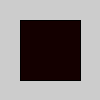
Frame 1 (no input)
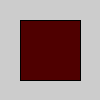
Frame 60 (the mouse pressed at the canvas centre just before this capture)
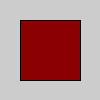
Frame 120 (the mouse held since frame 60 and released just before this capture)

The Processing sketch that drew these frames (run headless with seeded random() and noise(); from frame 60 on, the mouse is pressed at the canvas centre):

// Processing sketch: colorOverflow
// ── colorOverflow.pde
int r = -1000;

void setup() {}

void draw() {
  int rr = bounce(r);
  fill(rr,0, 0);
  rect(20, 20, 60, 60);
  r++;
  println(rr+" "+r);
}

//*WRAP*
//Values that exceed the limits are wrapped around 
//to the opposite limit with a modulo operation. 
//(256 wraps to 0, 257 wraps to 1, 
//and -1 wraps to 255, -2 wraps to 254, etc.) 
int wrap(int v) {
  if(v>255)
  v=v%255;
  else if (v<255)
  v= (v%255)+255;
  return v;
}

//*BOUNCE*
//Values that exceed the limits are folded back 
//in the opposite direction. 
//(256 is folded back to 254, 
//257 is folded back to 253, 
//and -1 is folded back to 1, -2 to 2, etc.
int bounce(int v) {
  //your solution
  //if (v>255) v = 255-(v%255);
  //else if (v<0) v = abs(v%255);
  
  //my solution
  if (v>255) v+=2*(255-v);
  if (v<0) v-=v*2;
  if (v<0 || v>255)
    v=bounce(v);
  return v;
}
